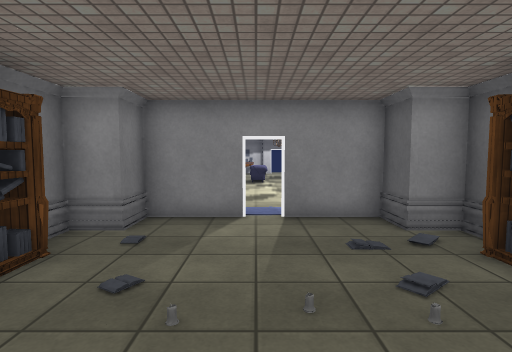
view 1 (above)

16 first-person views from a walk through a 3-D level made in the Unity game engine. The camera is 1.5 m above the floor, tilts 4° down and sees 80° across. Doors are open. The floor is counted in squares, 1 m on a side. Each view is taken from the middle of a square. On the plan, view 1 faces up. The plan holds only what a view shows up to about 15 squares ahead; the rest is blank. The player character is not drawn. Surface patterns are stand-ins for the level's own textures.

view 2
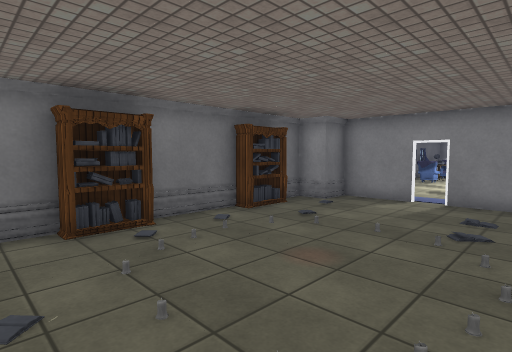

view 3
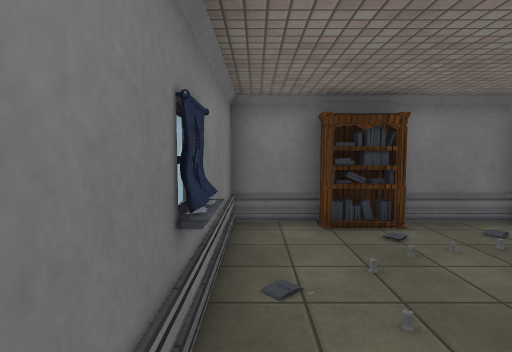

view 4
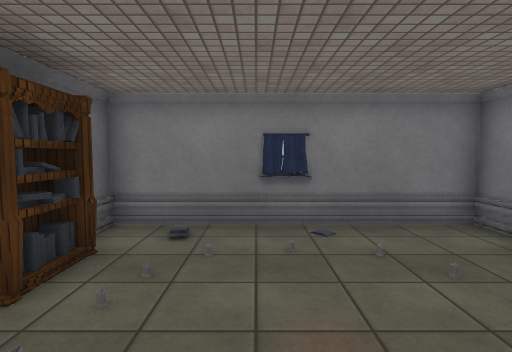

view 5
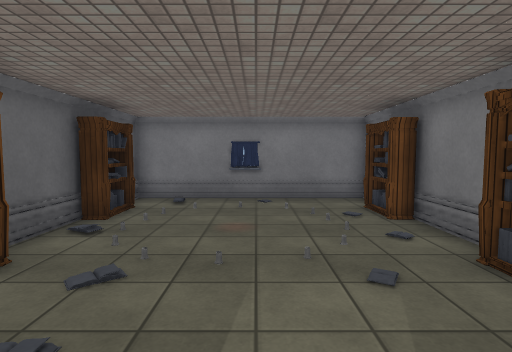

view 6
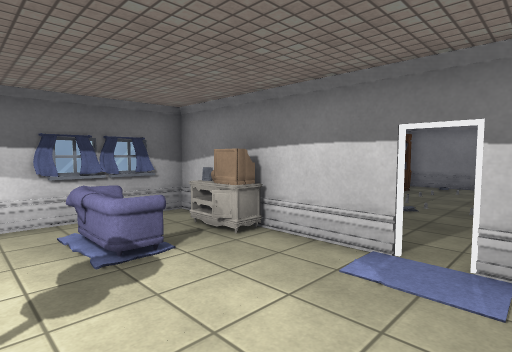

view 7
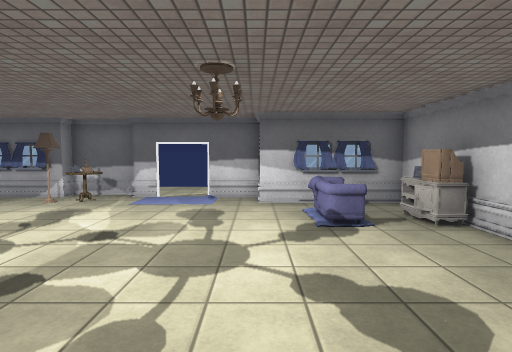

view 8
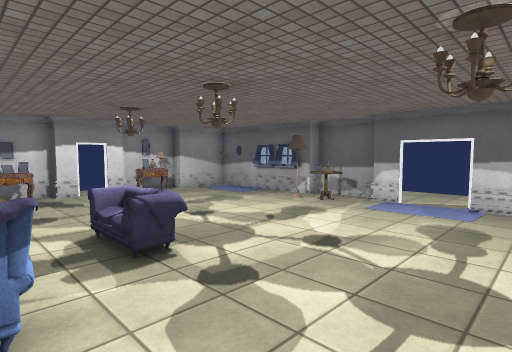

view 9
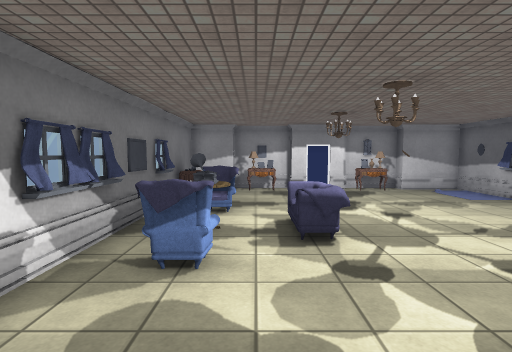

view 10
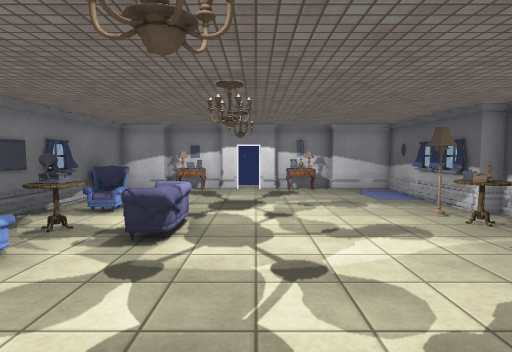

view 11
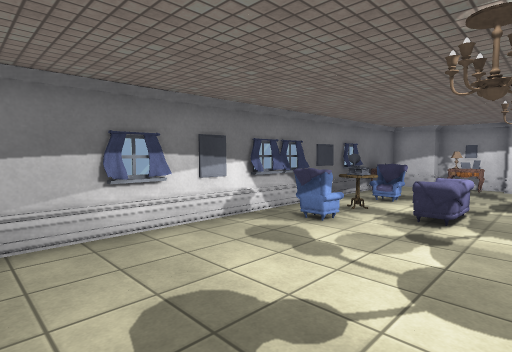

view 12
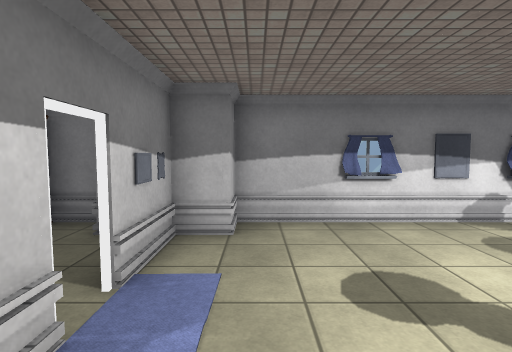

view 13
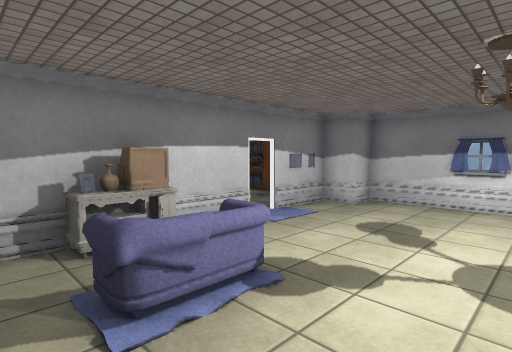

view 14
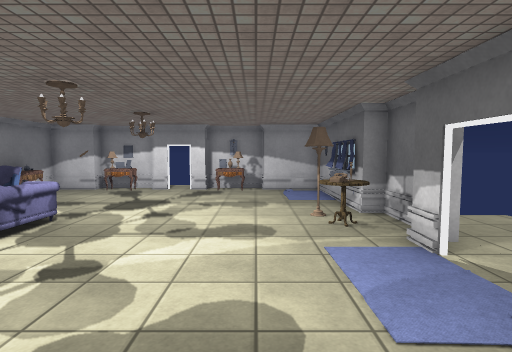

view 15
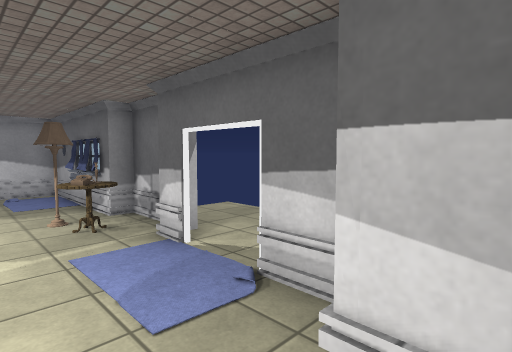

view 16
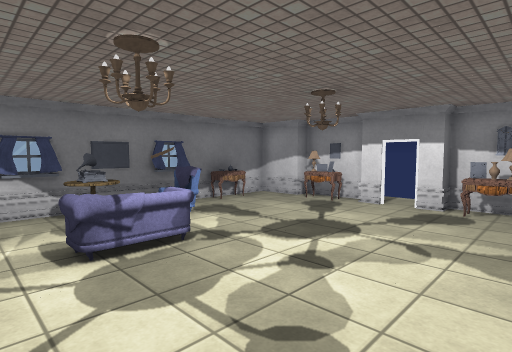

### Floor plan
Points are (right, up) in squares from view 1. A wall is a line through its corners. A room is listed if a view was taken in it or the views show most of it. See-through windows are left out.
Room 1 (views 1, 2, 3, 4)
walls: (4.1, 0.5) (4.1, 2.1); (-3.8, 3) (-3.8, -3.6) (4.1, -3.6) (4.1, -2.8); (-2.7, 6) (-3.8, 6) (-3.8, 4.5); (4.1, 5.4) (4.1, 6) (3, 6) (3, 7.3) (0.6, 7.3); (-0.1, 7.3) (-2.7, 7.3)
low walls: (-0.2, -3.4) (1, -3.4)
ways out: opening at (0, 7) to room 2
objects: bookshelf (-4, 4); other object (-3, -1); other object (-3, 0); other object (-3, 3); other object (-3, 4); books (3, -1); books (4, -1); books (4, 0)
Room 2 (views 5, 6, 7, 8, 9, 10, 11, 12, 13, 14, 15, 16)
walls: (7.7, 15.4) (7.7, 16.4); (-3.8, 14.5) (-3.8, 8.5) (-2.7, 8.5) (-2.7, 6); (8.3, 16.5) (8.3, 18.8); (7.7, 18.8) (7.7, 19.5); (-3.8, 19.5) (-3.8, 16.4); (7.7, 11.9) (7.7, 13.7); (7.7, 21.4) (7.7, 24.2) (5.3, 24.2) (5.3, 24.8) (2.8, 24.8) (2.8, 24.2) (2.1, 24.2); (1.3, 24.2) (0.5, 24.2) (0.5, 24.8) (-2, 24.8) (-2, 24.2) (-3.8, 24.2) (-3.8, 20.4); (0.5, 7.4) (6.5, 7.4) (6.5, 12); (-2.8, 7.4) (-0.3, 7.4)
low walls: (-3.6, 16.9) (-3.6, 16.4); (-3.6, 12.1) (-3.6, 10.9); (6.3, 8.2) (6.3, 10.6)
ways out: opening at (0, 7) to room 1; open door at (1.5, 24); open door at (8, 14.5)
objects: curtain (-4, 15); curtain (-4, 16); other object (-3, 17); desk (-3, 22); sofa (-2, 15); table (-2, 17); sofa (-2, 19); desk (-1, 24) to (0, 24); sofa (0, 16); sofa (2, 10); other object (2, 17); TV (3, 8); carpet (3, 10); vase (4, 8); other object (4, 23); other object (5, 8); carpet (6, 14) to (7, 16); other object (6, 18); carpet (6, 21) to (7, 23); phone (7, 17); table (7, 18); curtain (8, 20); curtain (8, 21)

Positions as (right, up) in squares from view 1, and headings:
1: (0, 0), facing up
2: (3, -3), facing up-left
3: (3, -3), facing left
4: (1, 3), facing down
5: (0, 7), facing down
6: (-1, 12), facing down-right
7: (-3, 12), facing right
8: (-2, 12), facing up-right
9: (-1, 11), facing up
10: (2, 11), facing up
11: (2, 9), facing up-left
12: (3, 9), facing left
13: (6, 13), facing down-left
14: (5, 11), facing up
15: (5, 11), facing up-right
16: (5, 15), facing up-left
